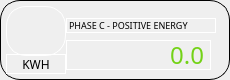
                    <widget class="QFrame" name="horizontalFrame_55">
                     <property name="minimumSize">
                      <size>
                       <width>230</width>
                       <height>80</height>
                      </size>
                     </property>
                     <property name="maximumSize">
                      <size>
                       <width>230</width>
                       <height>80</height>
                      </size>
                     </property>
                     <property name="styleSheet">
                      <string notr="true">border: 1px solid #000000;
border-radius: 20px;</string>
                     </property>
                     <layout class="QHBoxLayout" name="horizontalLayout_75">
                      <property name="spacing">
                       <number>0</number>
                      </property>
                      <property name="leftMargin">
                       <number>5</number>
                      </property>
                      <property name="topMargin">
                       <number>5</number>
                      </property>
                      <property name="rightMargin">
                       <number>5</number>
                      </property>
                      <property name="bottomMargin">
                       <number>5</number>
                      </property>
                      <item>
                       <layout class="QVBoxLayout" name="verticalLayout_121">
                        <property name="spacing">
                         <number>0</number>
                        </property>
                        <item>
                         <widget class="QLabel" name="label_164">
                          <property name="sizePolicy">
                           <sizepolicy hsizetype="Preferred" vsizetype="Preferred">
                            <horstretch>0</horstretch>
                            <verstretch>0</verstretch>
                           </sizepolicy>
                          </property>
                          <property name="minimumSize">
                           <size>
                            <width>60</width>
                            <height>50</height>
                           </size>
                          </property>
                          <property name="maximumSize">
                           <size>
                            <width>60</width>
                            <height>50</height>
                           </size>
                          </property>
                          <property name="styleSheet">
                           <string notr="true">border-color: rgb(255, 255, 255);
image: url(:/icons/battery.png);</string>
                          </property>
                          <property name="text">
                           <string/>
                          </property>
                         </widget>
                        </item>
                        <item>
                         <widget class="QLabel" name="label_165">
                          <property name="sizePolicy">
                           <sizepolicy hsizetype="Fixed" vsizetype="Fixed">
                            <horstretch>0</horstretch>
                            <verstretch>0</verstretch>
                           </sizepolicy>
                          </property>
                          <property name="minimumSize">
                           <size>
                            <width>60</width>
                            <height>20</height>
                           </size>
                          </property>
                          <property name="maximumSize">
                           <size>
                            <width>60</width>
                            <height>20</height>
                           </size>
                          </property>
                          <property name="font">
                           <font>
                            <family>Gilroy</family>
                           </font>
                          </property>
                          <property name="styleSheet">
                           <string notr="true">border-color: rgb(255, 255, 255);</string>
                          </property>
                          <property name="text">
                           <string>KWH</string>
                          </property>
                          <property name="alignment">
                           <set>Qt::AlignCenter</set>
                          </property>
                         </widget>
                        </item>
                       </layout>
                      </item>
                      <item>
                       <layout class="QVBoxLayout" name="verticalLayout_122">
                        <property name="spacing">
                         <number>5</number>
                        </property>
                        <property name="topMargin">
                         <number>10</number>
                        </property>
                        <property name="rightMargin">
                         <number>10</number>
                        </property>
                        <item>
                         <widget class="QLabel" name="label_166">
                          <property name="sizePolicy">
                           <sizepolicy hsizetype="Fixed" vsizetype="Fixed">
                            <horstretch>0</horstretch>
                            <verstretch>0</verstretch>
                           </sizepolicy>
                          </property>
                          <property name="minimumSize">
                           <size>
                            <width>150</width>
                            <height>15</height>
                           </size>
                          </property>
                          <property name="maximumSize">
                           <size>
                            <width>150</width>
                            <height>15</height>
                           </size>
                          </property>
                          <property name="font">
                           <font>
                            <family>Gilroy</family>
                            <pointsize>7</pointsize>
                           </font>
                          </property>
                          <property name="styleSheet">
                           <string notr="true">border-color: rgb(255, 255, 255);</string>
                          </property>
                          <property name="text">
                           <string>PHASE C - POSITIVE ENERGY</string>
                          </property>
                         </widget>
                        </item>
                        <item>
                         <widget class="QLabel" name="pe_c_1">
                          <property name="sizePolicy">
                           <sizepolicy hsizetype="Fixed" vsizetype="Fixed">
                            <horstretch>0</horstretch>
                            <verstretch>0</verstretch>
                           </sizepolicy>
                          </property>
                          <property name="minimumSize">
                           <size>
                            <width>145</width>
                            <height>30</height>
                           </size>
                          </property>
                          <property name="maximumSize">
                           <size>
                            <width>145</width>
                            <height>30</height>
                           </size>
                          </property>
                          <property name="font">
                           <font>
                            <family>Gilroy</family>
                            <pointsize>18</pointsize>
                           </font>
                          </property>
                          <property name="styleSheet">
                           <string notr="true">color: rgb(115, 210, 22);
border-color: rgb(255, 255, 255);</string>
                          </property>
                          <property name="text">
                           <string>0.0</string>
                          </property>
                          <property name="alignment">
                           <set>Qt::AlignRight|Qt::AlignTrailing|Qt::AlignVCenter</set>
                          </property>
                         </widget>
                        </item>
                       </layout>
                      </item>
                     </layout>
                    </widget>
